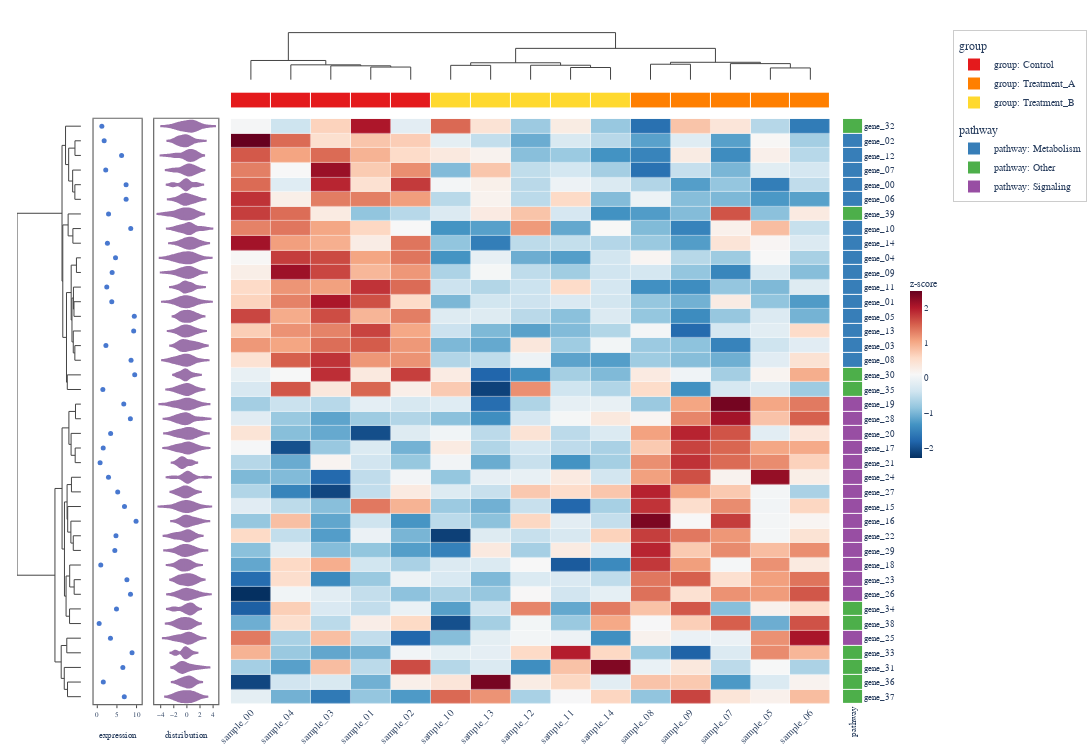

Notebook source saved alongside this figure:
### Code cell
# Cell 4 — Scatter (left, blue) + Violin (left, purple) + right categorical
violin_data = rng.standard_normal((n_genes, 20))

left_rich = HeatmapAnnotation(
    expression={"values": rng.uniform(0, 10, n_genes), "type": "scatter", "color": "#4878CF"},
    distribution={"values": violin_data, "type": "violin", "color": "#9B72AA"},
    which="row",
)

hm4 = ComplexHeatmap(
    df,
    top_annotation=top_simple,
    left_annotation=left_rich,
    right_annotation=right_ha,
    colorscale="RdBu_r",
    normalize="row",
    name="z-score",
    width=1100,
    height=750,
)
hm4.to_plotly()
